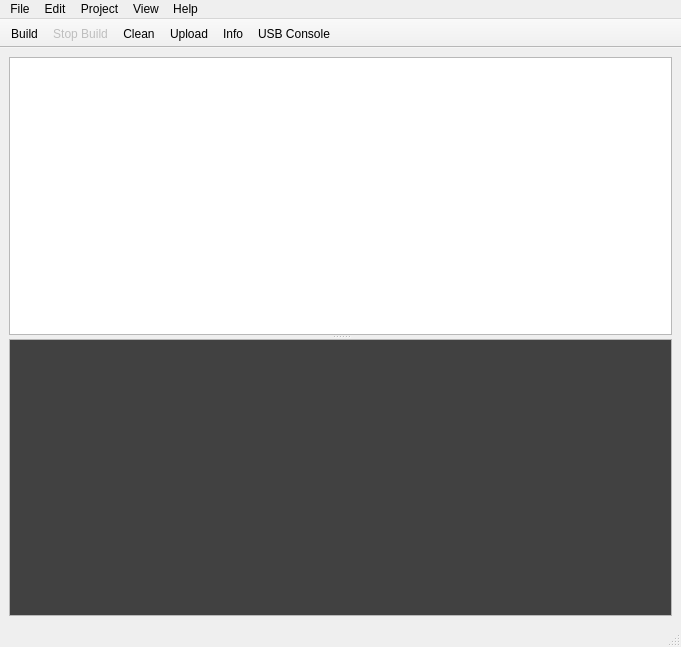
<ui version="4.0" >
 <class>MainWindow</class>
 <widget class="QMainWindow" name="MainWindow" >
  <property name="geometry" >
   <rect>
    <x>0</x>
    <y>0</y>
    <width>681</width>
    <height>647</height>
   </rect>
  </property>
  <property name="windowTitle" >
   <string>mcbuilder</string>
  </property>
  <property name="unifiedTitleAndToolBarOnMac" >
   <bool>false</bool>
  </property>
  <widget class="QWidget" name="centralwidget" >
   <property name="geometry" >
    <rect>
     <x>0</x>
     <y>84</y>
     <width>681</width>
     <height>541</height>
    </rect>
   </property>
   <layout class="QVBoxLayout" name="verticalLayout" >
    <item>
     <widget class="QSplitter" name="splitter" >
      <property name="orientation" >
       <enum>Qt::Vertical</enum>
      </property>
      <property name="childrenCollapsible" >
       <bool>false</bool>
      </property>
      <widget class="Editor" name="editor" />
      <widget class="QListWidget" name="outputConsole" >
       <property name="palette" >
        <palette>
         <active>
          <colorrole role="WindowText" >
           <brush brushstyle="SolidPattern" >
            <color alpha="255" >
             <red>255</red>
             <green>255</green>
             <blue>255</blue>
            </color>
           </brush>
          </colorrole>
          <colorrole role="Text" >
           <brush brushstyle="SolidPattern" >
            <color alpha="255" >
             <red>255</red>
             <green>255</green>
             <blue>255</blue>
            </color>
           </brush>
          </colorrole>
          <colorrole role="Base" >
           <brush brushstyle="SolidPattern" >
            <color alpha="255" >
             <red>65</red>
             <green>65</green>
             <blue>65</blue>
            </color>
           </brush>
          </colorrole>
         </active>
         <inactive>
          <colorrole role="WindowText" >
           <brush brushstyle="SolidPattern" >
            <color alpha="255" >
             <red>255</red>
             <green>255</green>
             <blue>255</blue>
            </color>
           </brush>
          </colorrole>
          <colorrole role="Text" >
           <brush brushstyle="SolidPattern" >
            <color alpha="255" >
             <red>255</red>
             <green>255</green>
             <blue>255</blue>
            </color>
           </brush>
          </colorrole>
          <colorrole role="Base" >
           <brush brushstyle="SolidPattern" >
            <color alpha="255" >
             <red>65</red>
             <green>65</green>
             <blue>65</blue>
            </color>
           </brush>
          </colorrole>
         </inactive>
         <disabled>
          <colorrole role="WindowText" >
           <brush brushstyle="SolidPattern" >
            <color alpha="255" >
             <red>127</red>
             <green>127</green>
             <blue>127</blue>
            </color>
           </brush>
          </colorrole>
          <colorrole role="Text" >
           <brush brushstyle="SolidPattern" >
            <color alpha="255" >
             <red>127</red>
             <green>127</green>
             <blue>127</blue>
            </color>
           </brush>
          </colorrole>
          <colorrole role="Base" >
           <brush brushstyle="SolidPattern" >
            <color alpha="255" >
             <red>212</red>
             <green>208</green>
             <blue>200</blue>
            </color>
           </brush>
          </colorrole>
         </disabled>
        </palette>
       </property>
      </widget>
     </widget>
    </item>
   </layout>
  </widget>
  <widget class="QMenuBar" name="menubar" >
   <property name="geometry" >
    <rect>
     <x>0</x>
     <y>0</y>
     <width>681</width>
     <height>22</height>
    </rect>
   </property>
   <widget class="QMenu" name="menuFile" >
    <property name="title" >
     <string>File</string>
    </property>
    <widget class="QMenu" name="menuRecent_Projects" >
     <property name="title" >
      <string>Recent Projects</string>
     </property>
    </widget>
    <addaction name="actionNew_Project" />
    <addaction name="actionNew" />
    <addaction name="actionAdd_Existing_File" />
    <addaction name="actionOpen" />
    <addaction name="menuRecent_Projects" />
    <addaction name="separator" />
    <addaction name="actionSave" />
    <addaction name="actionSave_As" />
    <addaction name="actionSave_Project_As" />
   </widget>
   <widget class="QMenu" name="menuHelp" >
    <property name="title" >
     <string>Help</string>
    </property>
    <addaction name="actionMcbuilder_User_Manual" />
    <addaction name="actionMake_Controller_Reference" />
    <addaction name="actionVisitForum" />
    <addaction name="separator" />
    <addaction name="actionPreferences" />
    <addaction name="actionUpdate" />
    <addaction name="actionAbout" />
   </widget>
   <widget class="QMenu" name="menuProject" >
    <property name="title" >
     <string>Project</string>
    </property>
    <widget class="QMenu" name="menuBoard_Type" >
     <property name="title" >
      <string>Board Type</string>
     </property>
    </widget>
    <widget class="QMenu" name="menuExamples" >
     <property name="title" >
      <string>Examples</string>
     </property>
    </widget>
    <widget class="QMenu" name="menuLibraries" >
     <property name="title" >
      <string>Libraries</string>
     </property>
    </widget>
    <addaction name="actionBuild" />
    <addaction name="actionStop" />
    <addaction name="actionClean" />
    <addaction name="actionUpload" />
    <addaction name="actionUpload_File_to_Board" />
    <addaction name="separator" />
    <addaction name="actionProperties" />
    <addaction name="menuLibraries" />
    <addaction name="menuBoard_Type" />
    <addaction name="menuExamples" />
   </widget>
   <widget class="QMenu" name="menuEdit" >
    <property name="title" >
     <string>Edit</string>
    </property>
    <addaction name="actionUndo" />
    <addaction name="actionRedo" />
    <addaction name="separator" />
    <addaction name="actionCut" />
    <addaction name="actionCopy" />
    <addaction name="actionPaste" />
    <addaction name="actionDelete" />
    <addaction name="actionSelect_All" />
    <addaction name="separator" />
    <addaction name="actionFind" />
   </widget>
   <widget class="QMenu" name="menuView" >
    <property name="title" >
     <string>View</string>
    </property>
    <addaction name="actionUsb_Monitor" />
    <addaction name="actionBuildLog" />
    <addaction name="separator" />
    <addaction name="actionClear_Output_Console" />
   </widget>
   <addaction name="menuFile" />
   <addaction name="menuEdit" />
   <addaction name="menuProject" />
   <addaction name="menuView" />
   <addaction name="menuHelp" />
  </widget>
  <widget class="QStatusBar" name="statusbar" >
   <property name="geometry" >
    <rect>
     <x>0</x>
     <y>625</y>
     <width>681</width>
     <height>22</height>
    </rect>
   </property>
  </widget>
  <widget class="QToolBar" name="toolBar" >
   <property name="geometry" >
    <rect>
     <x>0</x>
     <y>22</y>
     <width>681</width>
     <height>62</height>
    </rect>
   </property>
   <property name="windowTitle" >
    <string>toolBar</string>
   </property>
   <property name="movable" >
    <bool>false</bool>
   </property>
   <property name="toolButtonStyle" >
    <enum>Qt::ToolButtonTextUnderIcon</enum>
   </property>
   <property name="floatable" >
    <bool>false</bool>
   </property>
   <attribute name="toolBarArea" >
    <enum>TopToolBarArea</enum>
   </attribute>
   <attribute name="toolBarBreak" >
    <bool>false</bool>
   </attribute>
   <addaction name="actionBuild" />
   <addaction name="actionStop" />
   <addaction name="actionClean" />
   <addaction name="actionUpload" />
   <addaction name="actionProperties" />
   <addaction name="actionUsb_Monitor" />
  </widget>
  <action name="actionNew" >
   <property name="text" >
    <string>New File...</string>
   </property>
   <property name="shortcut" >
    <string>Ctrl+N</string>
   </property>
  </action>
  <action name="actionSave" >
   <property name="text" >
    <string>Save</string>
   </property>
   <property name="shortcut" >
    <string>Ctrl+S</string>
   </property>
  </action>
  <action name="actionSave_As" >
   <property name="text" >
    <string>Save File As...</string>
   </property>
   <property name="shortcut" >
    <string>Ctrl+Shift+S</string>
   </property>
  </action>
  <action name="actionExamples" >
   <property name="text" >
    <string>Examples</string>
   </property>
  </action>
  <action name="actionNew_Project" >
   <property name="text" >
    <string>New Project...</string>
   </property>
   <property name="shortcut" >
    <string>Ctrl+Shift+N</string>
   </property>
  </action>
  <action name="actionOpen" >
   <property name="text" >
    <string>Open Project...</string>
   </property>
   <property name="shortcut" >
    <string>Ctrl+O</string>
   </property>
  </action>
  <action name="actionPreferences" >
   <property name="text" >
    <string>Preferences...</string>
   </property>
  </action>
  <action name="actionExamples" >
   <property name="text" >
    <string>Examples</string>
   </property>
  </action>
  <action name="actionProperties" >
   <property name="icon" >
    <iconset resource="../resources/icons/icons_rsrc.qrc" >
     <normaloff>:/icons/info.png</normaloff>:/icons/info.png</iconset>
   </property>
   <property name="text" >
    <string>Info</string>
   </property>
   <property name="shortcut" >
    <string>Ctrl+I</string>
   </property>
  </action>
  <action name="actionUpload" >
   <property name="icon" >
    <iconset resource="../resources/icons/icons_rsrc.qrc" >
     <normaloff>:/icons/upload.png</normaloff>:/icons/upload.png</iconset>
   </property>
   <property name="text" >
    <string>Upload</string>
   </property>
   <property name="shortcut" >
    <string>Ctrl+U</string>
   </property>
  </action>
  <action name="actionBuild" >
   <property name="icon" >
    <iconset resource="../resources/icons/icons_rsrc.qrc" >
     <normaloff>:/icons/build.png</normaloff>:/icons/build.png</iconset>
   </property>
   <property name="text" >
    <string>Build</string>
   </property>
   <property name="shortcut" >
    <string>Ctrl+B</string>
   </property>
  </action>
  <action name="actionUndo" >
   <property name="text" >
    <string>Undo</string>
   </property>
   <property name="shortcut" >
    <string>Ctrl+Z</string>
   </property>
  </action>
  <action name="actionRedo" >
   <property name="text" >
    <string>Redo</string>
   </property>
   <property name="shortcut" >
    <string>Ctrl+Y</string>
   </property>
  </action>
  <action name="actionCopy" >
   <property name="text" >
    <string>Copy</string>
   </property>
   <property name="shortcut" >
    <string>Ctrl+C</string>
   </property>
  </action>
  <action name="actionPaste" >
   <property name="text" >
    <string>Paste</string>
   </property>
   <property name="shortcut" >
    <string>Ctrl+V</string>
   </property>
  </action>
  <action name="actionCut" >
   <property name="text" >
    <string>Cut</string>
   </property>
   <property name="shortcut" >
    <string>Ctrl+X</string>
   </property>
  </action>
  <action name="actionDelete" >
   <property name="text" >
    <string>Delete</string>
   </property>
  </action>
  <action name="actionSelect_All" >
   <property name="text" >
    <string>Select All</string>
   </property>
   <property name="shortcut" >
    <string>Ctrl+A</string>
   </property>
  </action>
  <action name="actionClear_Output_Console" >
   <property name="text" >
    <string>Clear Output Console</string>
   </property>
  </action>
  <action name="actionUpload_File_to_Board" >
   <property name="text" >
    <string>Upload File to Board...</string>
   </property>
  </action>
  <action name="actionMake_Controller_Reference" >
   <property name="text" >
    <string>Make Controller API Reference</string>
   </property>
  </action>
  <action name="actionSave_Project_As" >
   <property name="text" >
    <string>Save Project As...</string>
   </property>
  </action>
  <action name="actionUsb_Monitor" >
   <property name="icon" >
    <iconset resource="../resources/icons/icons_rsrc.qrc" >
     <normaloff>:/icons/monitor.png</normaloff>:/icons/monitor.png</iconset>
   </property>
   <property name="text" >
    <string>USB Console...</string>
   </property>
  </action>
  <action name="actionFind" >
   <property name="text" >
    <string>Find</string>
   </property>
   <property name="shortcut" >
    <string>Ctrl+F</string>
   </property>
  </action>
  <action name="actionClean" >
   <property name="icon" >
    <iconset resource="../resources/icons/icons_rsrc.qrc" >
     <normaloff>:/icons/clean.png</normaloff>:/icons/clean.png</iconset>
   </property>
   <property name="text" >
    <string>Clean</string>
   </property>
   <property name="shortcut" >
    <string>Ctrl+K</string>
   </property>
  </action>
  <action name="actionEthernet_Monitor" >
   <property name="text" >
    <string>Ethernet Monitor...</string>
   </property>
  </action>
  <action name="actionMcbuilder_User_Manual" >
   <property name="text" >
    <string>mcbuilder User Manual</string>
   </property>
  </action>
  <action name="actionAbout" >
   <property name="text" >
    <string>About mcbuilder</string>
   </property>
  </action>
  <action name="actionStop" >
   <property name="enabled" >
    <bool>false</bool>
   </property>
   <property name="icon" >
    <iconset resource="../resources/icons/icons_rsrc.qrc" >
     <normaloff>:/icons/stop.png</normaloff>:/icons/stop.png</iconset>
   </property>
   <property name="text" >
    <string>Stop Build</string>
   </property>
  </action>
  <action name="actionUpdate" >
   <property name="text" >
    <string>Check for updates</string>
   </property>
  </action>
  <action name="actionAdd_Existing_File" >
   <property name="text" >
    <string>Add Existing File...</string>
   </property>
  </action>
  <action name="actionVisitForum" >
   <property name="text" >
    <string>Visit MakingThings Forum</string>
   </property>
  </action>
  <action name="actionBuildLog" >
   <property name="text" >
    <string>Build Log...</string>
   </property>
  </action>
 </widget>
 <customwidgets>
  <customwidget>
   <class>Editor</class>
   <extends>QPlainTextEdit</extends>
   <header>MainWindow.h</header>
  </customwidget>
 </customwidgets>
 <resources>
  <include location="../resources/icons/icons_rsrc.qrc" />
 </resources>
 <connections/>
</ui>
